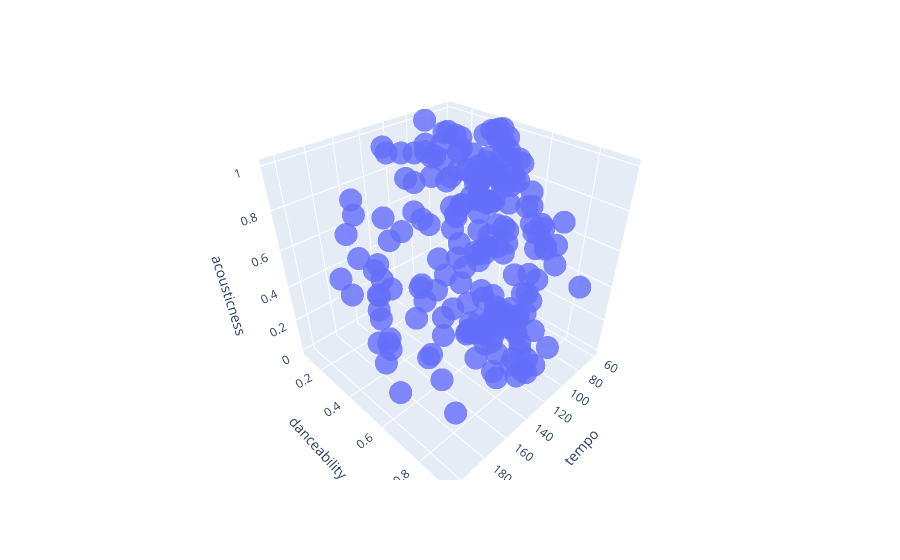

Notebook code for this chart:
### Code cell
import plotly.express as px
fig = px.scatter_3d(data_to_ml2,
                    x='tempo',
                    y='danceability',
                    z='acousticness',
                    #color = 'demand_level',
                    opacity=0.8,
                    size_max=5)
fig.show()

### Figure 1 — Plotly figure (JSON) as saved in the notebook; plotly's stock layout.template omitted (floating-point values rounded to 4 significant figures; data arrays with more than 128 entries replaced by an {"elided": "..."} marker saying what was removed)
{"data": [{"hoverlabel": {"namelength": 0}, "hovertemplate": "tempo=%{x}<br>danceability=%{y}<br>acousticness=%{z}", "legendgroup": "", "marker": {"color": "#636efa", "opacity": 0.8, "symbol": "circle"}, "mode": "markers", "name": "", "scene": "scene", "showlegend": false, "type": "scatter3d", "x": {"elided": "200 float values"}, "y": {"elided": "200 float values"}, "z": {"elided": "200 float values"}}], "layout": {"legend": {"tracegroupgap": 0}, "margin": {"t": 60}, "scene": {"domain": {"x": [0, 1], "y": [0, 1]}, "xaxis": {"title": {"text": "tempo"}}, "yaxis": {"title": {"text": "danceability"}}, "zaxis": {"title": {"text": "acousticness"}}}}}
